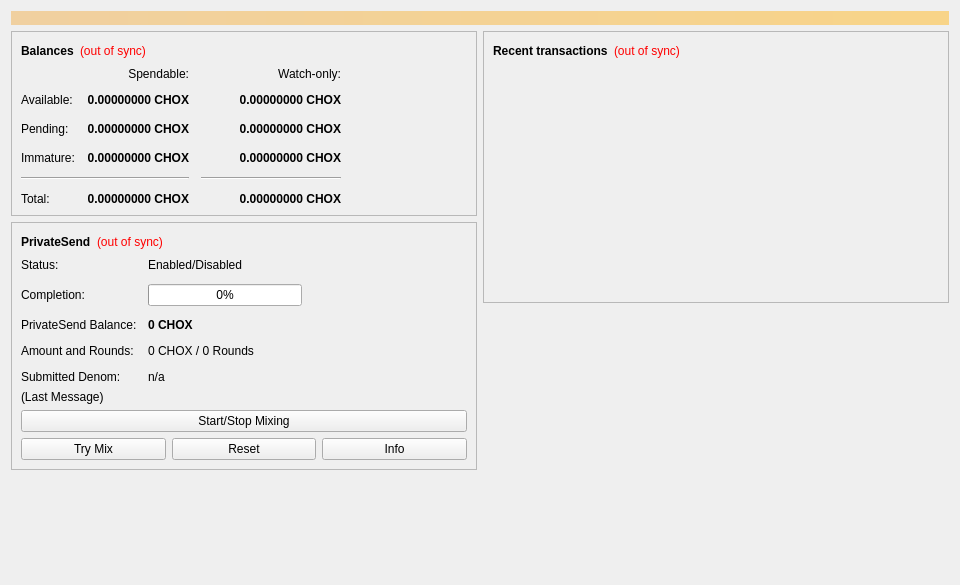
<?xml version="1.0" encoding="UTF-8"?>
<ui version="4.0">
 <class>OverviewPage</class>
 <widget class="QWidget" name="OverviewPage">
  <property name="geometry">
   <rect>
    <x>0</x>
    <y>0</y>
    <width>960</width>
    <height>585</height>
   </rect>
  </property>
  <property name="minimumSize">
   <size>
    <width>960</width>
    <height>0</height>
   </size>
  </property>
  <property name="windowTitle">
   <string>Form</string>
  </property>
  <layout class="QVBoxLayout" name="topLayout">
   <item>
    <widget class="QLabel" name="labelAlerts">
     <property name="visible">
      <bool>false</bool>
     </property>
     <property name="styleSheet">
      <string notr="true">QLabel { background-color: qlineargradient(x1: 0, y1: 0, x2: 1, y2: 0, stop:0 #F0D0A0, stop:1 #F8D488); color:#000000; }</string>
     </property>
     <property name="wordWrap">
      <bool>true</bool>
     </property>
     <property name="margin">
      <number>3</number>
     </property>
     <property name="textInteractionFlags">
      <set>Qt::TextSelectableByMouse</set>
     </property>
    </widget>
   </item>
   <item>
    <layout class="QHBoxLayout" name="horizontalLayout" stretch="1,1">
     <item>
      <layout class="QVBoxLayout" name="verticalLayout_2">
       <item>
        <widget class="QFrame" name="frame">
         <property name="frameShape">
          <enum>QFrame::StyledPanel</enum>
         </property>
         <property name="frameShadow">
          <enum>QFrame::Raised</enum>
         </property>
         <layout class="QVBoxLayout" name="verticalLayout_4">
          <item>
           <layout class="QHBoxLayout" name="horizontalLayout_4">
            <item>
             <widget class="QLabel" name="label_5">
              <property name="font">
               <font>
                <weight>75</weight>
                <bold>true</bold>
               </font>
              </property>
              <property name="text">
               <string>Balances</string>
              </property>
             </widget>
            </item>
            <item>
             <widget class="QLabel" name="labelWalletStatus">
              <property name="toolTip">
               <string>The displayed information may be out of date. Your wallet automatically synchronizes with the Chainox network after a connection is established, but this process has not completed yet.</string>
              </property>
              <property name="styleSheet">
               <string notr="true">QLabel { color: red; }</string>
              </property>
              <property name="text">
               <string notr="true">(out of sync)</string>
              </property>
              <property name="alignment">
               <set>Qt::AlignLeading|Qt::AlignLeft|Qt::AlignVCenter</set>
              </property>
             </widget>
            </item>
            <item>
             <spacer name="horizontalSpacer_3">
              <property name="orientation">
               <enum>Qt::Horizontal</enum>
              </property>
              <property name="sizeHint" stdset="0">
               <size>
                <width>40</width>
                <height>20</height>
               </size>
              </property>
             </spacer>
            </item>
           </layout>
          </item>
          <item>
           <layout class="QGridLayout" name="gridLayout">
            <property name="spacing">
             <number>12</number>
            </property>
            <item row="2" column="2">
             <widget class="QLabel" name="labelWatchPending">
              <property name="font">
               <font>
                <weight>75</weight>
                <bold>true</bold>
               </font>
              </property>
              <property name="cursor">
               <cursorShape>IBeamCursor</cursorShape>
              </property>
              <property name="toolTip">
               <string>Unconfirmed transactions to watch-only addresses</string>
              </property>
              <property name="text">
               <string notr="true">0.00000000 CHOX</string>
              </property>
              <property name="alignment">
               <set>Qt::AlignRight|Qt::AlignTrailing|Qt::AlignVCenter</set>
              </property>
              <property name="textInteractionFlags">
               <set>Qt::LinksAccessibleByMouse|Qt::TextSelectableByKeyboard|Qt::TextSelectableByMouse</set>
              </property>
             </widget>
            </item>
            <item row="2" column="1">
             <widget class="QLabel" name="labelUnconfirmed">
              <property name="font">
               <font>
                <weight>75</weight>
                <bold>true</bold>
               </font>
              </property>
              <property name="cursor">
               <cursorShape>IBeamCursor</cursorShape>
              </property>
              <property name="toolTip">
               <string>Total of transactions that have yet to be confirmed, and do not yet count toward the spendable balance</string>
              </property>
              <property name="text">
               <string notr="true">0.00000000 CHOX</string>
              </property>
              <property name="alignment">
               <set>Qt::AlignRight|Qt::AlignTrailing|Qt::AlignVCenter</set>
              </property>
              <property name="textInteractionFlags">
               <set>Qt::LinksAccessibleByMouse|Qt::TextSelectableByKeyboard|Qt::TextSelectableByMouse</set>
              </property>
             </widget>
            </item>
            <item row="3" column="2">
             <widget class="QLabel" name="labelWatchImmature">
              <property name="font">
               <font>
                <weight>75</weight>
                <bold>true</bold>
               </font>
              </property>
              <property name="cursor">
               <cursorShape>IBeamCursor</cursorShape>
              </property>
              <property name="toolTip">
               <string>Mined balance in watch-only addresses that has not yet matured</string>
              </property>
              <property name="text">
               <string notr="true">0.00000000 CHOX</string>
              </property>
              <property name="alignment">
               <set>Qt::AlignRight|Qt::AlignTrailing|Qt::AlignVCenter</set>
              </property>
              <property name="textInteractionFlags">
               <set>Qt::LinksAccessibleByMouse|Qt::TextSelectableByKeyboard|Qt::TextSelectableByMouse</set>
              </property>
             </widget>
            </item>
            <item row="4" column="0" colspan="2">
             <widget class="Line" name="lineSpendableBalance">
              <property name="orientation">
               <enum>Qt::Horizontal</enum>
              </property>
             </widget>
            </item>
            <item row="4" column="2">
             <widget class="Line" name="lineWatchBalance">
              <property name="sizePolicy">
               <sizepolicy hsizetype="Preferred" vsizetype="Fixed">
                <horstretch>0</horstretch>
                <verstretch>0</verstretch>
               </sizepolicy>
              </property>
              <property name="minimumSize">
               <size>
                <width>140</width>
                <height>0</height>
               </size>
              </property>
              <property name="orientation">
               <enum>Qt::Horizontal</enum>
              </property>
             </widget>
            </item>
            <item row="5" column="0">
             <widget class="QLabel" name="labelTotalText">
              <property name="text">
               <string>Total:</string>
              </property>
             </widget>
            </item>
            <item row="3" column="1">
             <widget class="QLabel" name="labelImmature">
              <property name="font">
               <font>
                <weight>75</weight>
                <bold>true</bold>
               </font>
              </property>
              <property name="cursor">
               <cursorShape>IBeamCursor</cursorShape>
              </property>
              <property name="toolTip">
               <string>Mined balance that has not yet matured</string>
              </property>
              <property name="text">
               <string notr="true">0.00000000 CHOX</string>
              </property>
              <property name="alignment">
               <set>Qt::AlignRight|Qt::AlignTrailing|Qt::AlignVCenter</set>
              </property>
              <property name="textInteractionFlags">
               <set>Qt::LinksAccessibleByMouse|Qt::TextSelectableByKeyboard|Qt::TextSelectableByMouse</set>
              </property>
             </widget>
            </item>
            <item row="2" column="3">
             <spacer name="horizontalSpacer_2">
              <property name="orientation">
               <enum>Qt::Horizontal</enum>
              </property>
              <property name="sizeHint" stdset="0">
               <size>
                <width>40</width>
                <height>20</height>
               </size>
              </property>
             </spacer>
            </item>
            <item row="3" column="0">
             <widget class="QLabel" name="labelImmatureText">
              <property name="text">
               <string>Immature:</string>
              </property>
             </widget>
            </item>
            <item row="5" column="1">
             <widget class="QLabel" name="labelTotal">
              <property name="font">
               <font>
                <weight>75</weight>
                <bold>true</bold>
               </font>
              </property>
              <property name="cursor">
               <cursorShape>IBeamCursor</cursorShape>
              </property>
              <property name="toolTip">
               <string>Your current total balance</string>
              </property>
              <property name="text">
               <string notr="true">0.00000000 CHOX</string>
              </property>
              <property name="alignment">
               <set>Qt::AlignRight|Qt::AlignTrailing|Qt::AlignVCenter</set>
              </property>
              <property name="textInteractionFlags">
               <set>Qt::LinksAccessibleByMouse|Qt::TextSelectableByKeyboard|Qt::TextSelectableByMouse</set>
              </property>
             </widget>
            </item>
            <item row="5" column="2">
             <widget class="QLabel" name="labelWatchTotal">
              <property name="font">
               <font>
                <weight>75</weight>
                <bold>true</bold>
               </font>
              </property>
              <property name="cursor">
               <cursorShape>IBeamCursor</cursorShape>
              </property>
              <property name="toolTip">
               <string>Current total balance in watch-only addresses</string>
              </property>
              <property name="text">
               <string notr="true">0.00000000 CHOX</string>
              </property>
              <property name="alignment">
               <set>Qt::AlignRight|Qt::AlignTrailing|Qt::AlignVCenter</set>
              </property>
              <property name="textInteractionFlags">
               <set>Qt::LinksAccessibleByMouse|Qt::TextSelectableByKeyboard|Qt::TextSelectableByMouse</set>
              </property>
             </widget>
            </item>
            <item row="0" column="2">
             <widget class="QLabel" name="labelWatchonly">
              <property name="text">
               <string>Watch-only:</string>
              </property>
              <property name="alignment">
               <set>Qt::AlignRight|Qt::AlignTrailing|Qt::AlignVCenter</set>
              </property>
             </widget>
            </item>
            <item row="1" column="0">
             <widget class="QLabel" name="labelBalanceText">
              <property name="text">
               <string>Available:</string>
              </property>
             </widget>
            </item>
            <item row="1" column="1">
             <widget class="QLabel" name="labelBalance">
              <property name="font">
               <font>
                <weight>75</weight>
                <bold>true</bold>
               </font>
              </property>
              <property name="cursor">
               <cursorShape>IBeamCursor</cursorShape>
              </property>
              <property name="toolTip">
               <string>Your current spendable balance</string>
              </property>
              <property name="text">
               <string notr="true">0.00000000 CHOX</string>
              </property>
              <property name="alignment">
               <set>Qt::AlignRight|Qt::AlignTrailing|Qt::AlignVCenter</set>
              </property>
              <property name="textInteractionFlags">
               <set>Qt::LinksAccessibleByMouse|Qt::TextSelectableByKeyboard|Qt::TextSelectableByMouse</set>
              </property>
             </widget>
            </item>
            <item row="1" column="2">
             <widget class="QLabel" name="labelWatchAvailable">
              <property name="font">
               <font>
                <weight>75</weight>
                <bold>true</bold>
               </font>
              </property>
              <property name="cursor">
               <cursorShape>IBeamCursor</cursorShape>
              </property>
              <property name="toolTip">
               <string>Your current balance in watch-only addresses</string>
              </property>
              <property name="text">
               <string notr="true">0.00000000 CHOX</string>
              </property>
              <property name="alignment">
               <set>Qt::AlignRight|Qt::AlignTrailing|Qt::AlignVCenter</set>
              </property>
              <property name="textInteractionFlags">
               <set>Qt::LinksAccessibleByMouse|Qt::TextSelectableByKeyboard|Qt::TextSelectableByMouse</set>
              </property>
             </widget>
            </item>
            <item row="2" column="0">
             <widget class="QLabel" name="labelPendingText">
              <property name="text">
               <string>Pending:</string>
              </property>
             </widget>
            </item>
            <item row="0" column="1">
             <widget class="QLabel" name="labelSpendable">
              <property name="text">
               <string>Spendable:</string>
              </property>
              <property name="alignment">
               <set>Qt::AlignRight|Qt::AlignTrailing|Qt::AlignVCenter</set>
              </property>
             </widget>
            </item>
           </layout>
          </item>
         </layout>
        </widget>
       </item>
       <item>
        <widget class="QFrame" name="framePrivateSend">
         <property name="layoutDirection">
          <enum>Qt::LeftToRight</enum>
         </property>
         <property name="frameShape">
          <enum>QFrame::StyledPanel</enum>
         </property>
         <property name="frameShadow">
          <enum>QFrame::Raised</enum>
         </property>
         <layout class="QVBoxLayout" name="VerticalLayout_PS1">
          <item>
           <layout class="QHBoxLayout" name="horizontalLayout_5">
            <item>
             <widget class="QLabel" name="labelPrivateSendHeader">
              <property name="font">
               <font>
                <weight>75</weight>
                <bold>true</bold>
               </font>
              </property>
              <property name="text">
               <string>PrivateSend</string>
              </property>
             </widget>
            </item>
            <item>
             <widget class="QLabel" name="labelPrivateSendSyncStatus">
              <property name="toolTip">
               <string>The displayed information may be out of date. Your wallet automatically synchronizes with the Chainox network after a connection is established, but this process has not completed yet.</string>
              </property>
              <property name="styleSheet">
               <string notr="true">QLabel { color: red; }</string>
              </property>
              <property name="text">
               <string notr="true">(out of sync)</string>
              </property>
              <property name="alignment">
               <set>Qt::AlignLeading|Qt::AlignLeft|Qt::AlignVCenter</set>
              </property>
             </widget>
            </item>
            <item>
             <spacer name="horizontalSpacer_4">
              <property name="orientation">
               <enum>Qt::Horizontal</enum>
              </property>
              <property name="sizeHint" stdset="0">
               <size>
                <width>40</width>
                <height>20</height>
               </size>
              </property>
             </spacer>
            </item>
           </layout>
          </item>
          <item>
           <layout class="QFormLayout" name="privateSendFormLayout">
            <property name="fieldGrowthPolicy">
             <enum>QFormLayout::AllNonFixedFieldsGrow</enum>
            </property>
            <property name="horizontalSpacing">
             <number>11</number>
            </property>
            <property name="verticalSpacing">
             <number>12</number>
            </property>
            <item row="0" column="0">
             <widget class="QLabel" name="labelPrivateSendEnabledText">
              <property name="text">
               <string>Status:</string>
              </property>
             </widget>
            </item>
            <item row="0" column="1">
             <widget class="QLabel" name="labelPrivateSendEnabled">
              <property name="text">
               <string>Enabled/Disabled</string>
              </property>
             </widget>
            </item>
            <item row="1" column="0">
             <widget class="QLabel" name="labelCompletitionText">
              <property name="text">
               <string>Completion:</string>
              </property>
             </widget>
            </item>
            <item row="1" column="1">
             <widget class="QProgressBar" name="privateSendProgress">
              <property name="maximumSize">
               <size>
                <width>154</width>
                <height>16777215</height>
               </size>
              </property>
              <property name="value">
               <number>0</number>
              </property>
             </widget>
            </item>
            <item row="2" column="0">
             <widget class="QLabel" name="labelAnonymizedText">
              <property name="text">
               <string>PrivateSend Balance:</string>
              </property>
             </widget>
            </item>
            <item row="2" column="1">
             <widget class="QLabel" name="labelAnonymized">
              <property name="font">
               <font>
                <weight>75</weight>
                <bold>true</bold>
               </font>
              </property>
              <property name="text">
               <string notr="true">0 CHOX</string>
              </property>
             </widget>
            </item>
            <item row="3" column="0">
             <widget class="QLabel" name="labelAmountAndRoundsText">
              <property name="text">
               <string>Amount and Rounds:</string>
              </property>
             </widget>
            </item>
            <item row="3" column="1">
             <widget class="QLabel" name="labelAmountRounds">
              <property name="text">
               <string>0 CHOX / 0 Rounds</string>
              </property>
             </widget>
            </item>
            <item row="4" column="0">
             <widget class="QLabel" name="labelSubmittedDenomText">
              <property name="text">
               <string>Submitted Denom:</string>
              </property>
             </widget>
            </item>
            <item row="4" column="1">
             <widget class="QLabel" name="labelSubmittedDenom">
              <property name="toolTip">
               <string>The denominations you submitted to the Masternode.&lt;br&gt;To mix, other users must submit the exact same denominations.</string>
              </property>
              <property name="text">
               <string>n/a</string>
              </property>
             </widget>
            </item>
           </layout>
          </item>
          <item>
           <layout class="QVBoxLayout" name="VerticalLayout_PS">
            <item>
             <widget class="QLabel" name="labelPrivateSendLastMessage">
              <property name="text">
               <string>(Last Message)</string>
              </property>
              <property name="alignment">
               <set>Qt::AlignLeading|Qt::AlignLeft|Qt::AlignTop</set>
              </property>
              <property name="wordWrap">
               <bool>true</bool>
              </property>
             </widget>
            </item>
            <item>
             <widget class="QPushButton" name="togglePrivateSend">
              <property name="sizePolicy">
               <sizepolicy hsizetype="MinimumExpanding" vsizetype="Fixed">
                <horstretch>0</horstretch>
                <verstretch>0</verstretch>
               </sizepolicy>
              </property>
              <property name="text">
               <string>Start/Stop Mixing</string>
              </property>
             </widget>
            </item>
            <item>
             <layout class="QHBoxLayout" name="horizontalLayout_debugbuttons">
              <item>
               <widget class="QPushButton" name="privateSendAuto">
                <property name="sizePolicy">
                 <sizepolicy hsizetype="MinimumExpanding" vsizetype="Fixed">
                  <horstretch>0</horstretch>
                  <verstretch>0</verstretch>
                 </sizepolicy>
                </property>
                <property name="toolTip">
                 <string>Try to manually submit a PrivateSend request.</string>
                </property>
                <property name="text">
                 <string>Try Mix</string>
                </property>
               </widget>
              </item>
              <item>
               <widget class="QPushButton" name="privateSendReset">
                <property name="sizePolicy">
                 <sizepolicy hsizetype="MinimumExpanding" vsizetype="Fixed">
                  <horstretch>0</horstretch>
                  <verstretch>0</verstretch>
                 </sizepolicy>
                </property>
                <property name="toolTip">
                 <string>Reset the current status of PrivateSend (can interrupt PrivateSend if it's in the process of Mixing, which can cost you money!)</string>
                </property>
                <property name="autoFillBackground">
                 <bool>false</bool>
                </property>
                <property name="text">
                 <string>Reset</string>
                </property>
               </widget>
              </item>
              <item>
               <widget class="QPushButton" name="privateSendInfo">
                <property name="sizePolicy">
                 <sizepolicy hsizetype="MinimumExpanding" vsizetype="Fixed">
                  <horstretch>0</horstretch>
                  <verstretch>0</verstretch>
                 </sizepolicy>
                </property>
                <property name="toolTip">
                 <string>Information about PrivateSend and Mixing</string>
                </property>
                <property name="text">
                 <string>Info</string>
                </property>
               </widget>
              </item>
             </layout>
            </item>
           </layout>
          </item>
         </layout>
        </widget>
       </item>
       <item>
        <spacer name="verticalSpacer">
         <property name="orientation">
          <enum>Qt::Vertical</enum>
         </property>
         <property name="sizeHint" stdset="0">
          <size>
           <width>20</width>
           <height>40</height>
          </size>
         </property>
        </spacer>
       </item>
      </layout>
     </item>
     <item>
      <layout class="QVBoxLayout" name="verticalLayout_3">
       <item>
        <widget class="QFrame" name="frame_2">
         <property name="frameShape">
          <enum>QFrame::StyledPanel</enum>
         </property>
         <property name="frameShadow">
          <enum>QFrame::Raised</enum>
         </property>
         <layout class="QVBoxLayout" name="verticalLayout">
          <item>
           <layout class="QHBoxLayout" name="horizontalLayout_2">
            <item>
             <widget class="QLabel" name="label_4">
              <property name="font">
               <font>
                <weight>75</weight>
                <bold>true</bold>
               </font>
              </property>
              <property name="text">
               <string>Recent transactions</string>
              </property>
             </widget>
            </item>
            <item>
             <widget class="QLabel" name="labelTransactionsStatus">
              <property name="toolTip">
               <string>The displayed information may be out of date. Your wallet automatically synchronizes with the Chainox network after a connection is established, but this process has not completed yet.</string>
              </property>
              <property name="styleSheet">
               <string notr="true">QLabel { color: red; }</string>
              </property>
              <property name="text">
               <string notr="true">(out of sync)</string>
              </property>
              <property name="alignment">
               <set>Qt::AlignLeading|Qt::AlignLeft|Qt::AlignVCenter</set>
              </property>
             </widget>
            </item>
            <item>
             <spacer name="horizontalSpacer">
              <property name="orientation">
               <enum>Qt::Horizontal</enum>
              </property>
              <property name="sizeHint" stdset="0">
               <size>
                <width>40</width>
                <height>20</height>
               </size>
              </property>
             </spacer>
            </item>
           </layout>
          </item>
          <item>
           <widget class="QListView" name="listTransactions">
            <property name="styleSheet">
             <string notr="true">QListView { background: transparent; }</string>
            </property>
            <property name="frameShape">
             <enum>QFrame::NoFrame</enum>
            </property>
            <property name="verticalScrollBarPolicy">
             <enum>Qt::ScrollBarAlwaysOff</enum>
            </property>
            <property name="horizontalScrollBarPolicy">
             <enum>Qt::ScrollBarAlwaysOff</enum>
            </property>
            <property name="selectionMode">
             <enum>QAbstractItemView::NoSelection</enum>
            </property>
           </widget>
          </item>
         </layout>
        </widget>
       </item>
       <item>
        <spacer name="verticalSpacer_2">
         <property name="orientation">
          <enum>Qt::Vertical</enum>
         </property>
         <property name="sizeHint" stdset="0">
          <size>
           <width>20</width>
           <height>40</height>
          </size>
         </property>
        </spacer>
       </item>
      </layout>
     </item>
    </layout>
   </item>
  </layout>
 </widget>
 <resources/>
 <connections/>
</ui>
